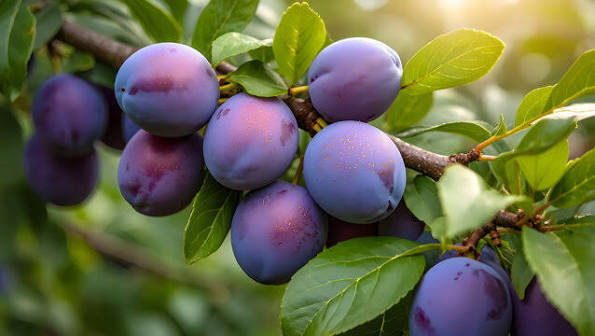
#> input picture Prac4/fruit.jpg, 595 x 336 px
$ python negativeimg.py
#> lines starting #> are read from the running program, lines starting #| are printed output that depends on the picture
# Import OpenCV
import cv2
# Read the image in grayscale (0) or color (1)
img = cv2.imread('fruit.jpg', 0)
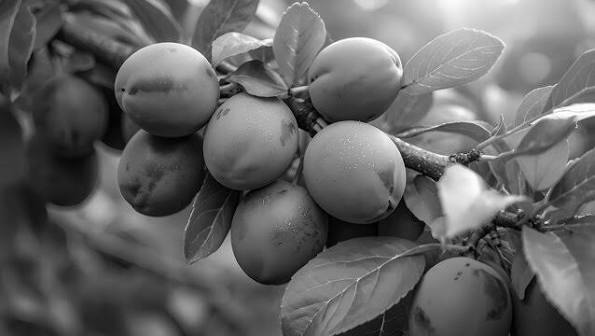
#> img: shape (336, 595); min 0, max 255, mean 100.7
# Change 0 to 1 for color
# Create the negative image
negative = 255 - img
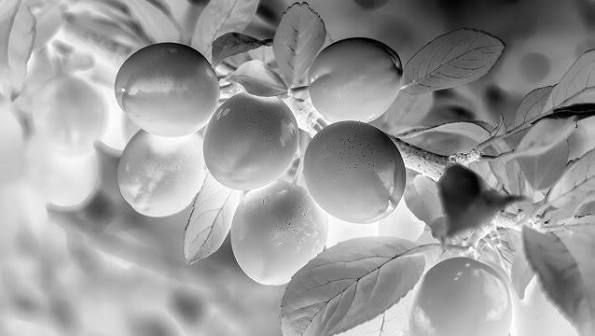
#> negative: shape (336, 595); min 0, max 255, mean 154.3
# Show original and negative side-by-side
import numpy as np
combined = np.hstack((img, negative))
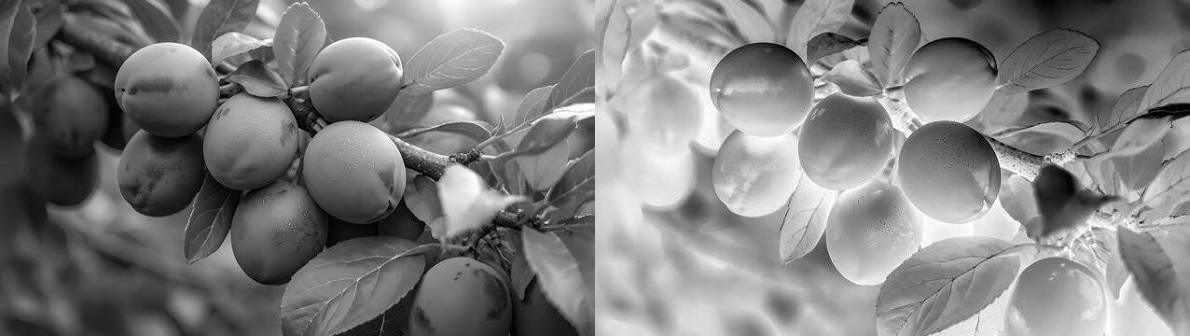
#> combined: shape (336, 1190); min 0, max 255, mean 127.5
cv2.imshow('Original (Left) vs Negative (Right){VANYA_CS24058}', combined)
cv2.waitKey(0)
cv2.destroyAllWindows()

$ run again, with Prac4/face.jpg copied over Prac4/fruit.jpg
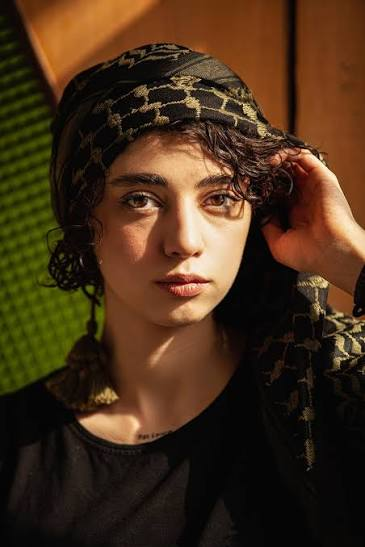
#> input picture Prac4/face.jpg, 365 x 547 px
#> `negative = 255 - img`:
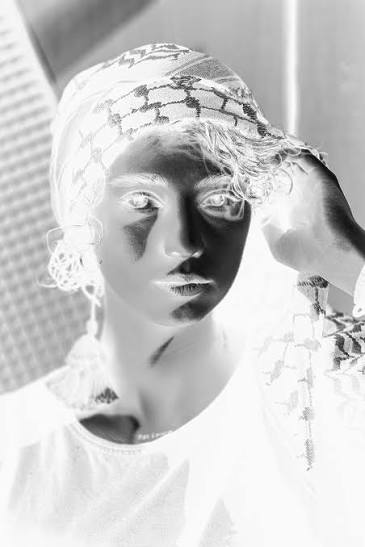
#> negative: shape (547, 365); min 0, max 255, mean 202.8
#> `combined = np.hstack((img, negative))`:
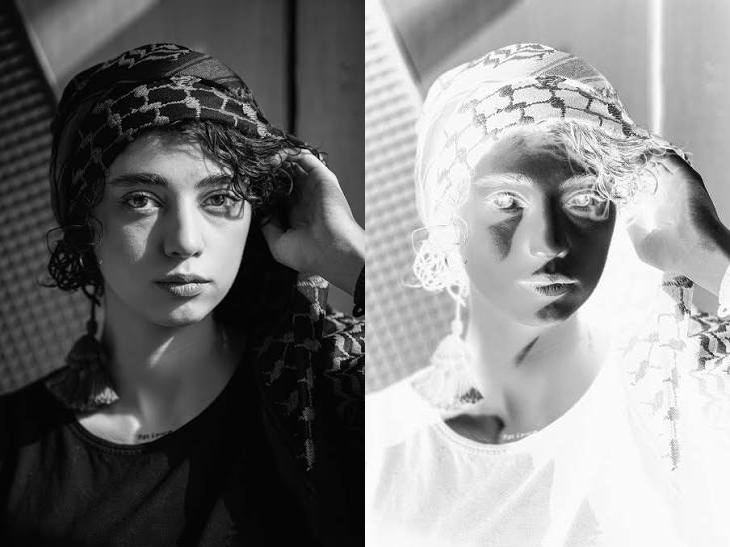
#> combined: shape (547, 730); min 0, max 255, mean 127.5
